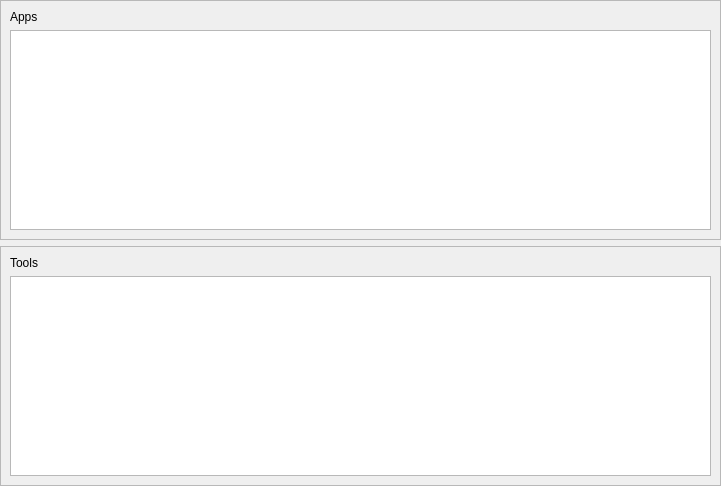
<?xml version="1.0" encoding="UTF-8"?>
<ui version="4.0">
 <class>launcher_widget</class>
 <widget class="QWidget" name="launcher_widget">
  <property name="geometry">
   <rect>
    <x>0</x>
    <y>0</y>
    <width>721</width>
    <height>486</height>
   </rect>
  </property>
  <property name="windowTitle">
   <string>Form</string>
  </property>
  <layout class="QVBoxLayout" name="verticalLayout">
   <property name="leftMargin">
    <number>0</number>
   </property>
   <property name="topMargin">
    <number>0</number>
   </property>
   <property name="rightMargin">
    <number>0</number>
   </property>
   <property name="bottomMargin">
    <number>0</number>
   </property>
   <item>
    <widget class="QWidget" name="main_widget" native="true">
     <layout class="QVBoxLayout" name="verticalLayout_2">
      <property name="leftMargin">
       <number>0</number>
      </property>
      <property name="topMargin">
       <number>0</number>
      </property>
      <property name="rightMargin">
       <number>0</number>
      </property>
      <property name="bottomMargin">
       <number>0</number>
      </property>
      <item>
       <widget class="QFrame" name="frame_apps">
        <property name="frameShape">
         <enum>QFrame::Shape::StyledPanel</enum>
        </property>
        <property name="frameShadow">
         <enum>QFrame::Shadow::Raised</enum>
        </property>
        <layout class="QVBoxLayout" name="verticalLayout_3">
         <item>
          <widget class="QLabel" name="label_apps">
           <property name="text">
            <string>Apps</string>
           </property>
           <property name="tag" stdset="0">
            <string/>
           </property>
          </widget>
         </item>
         <item>
          <widget class="QListWidget" name="list_apps">
           <property name="editTriggers">
            <set>QAbstractItemView::EditTrigger::NoEditTriggers</set>
           </property>
           <property name="selectionMode">
            <enum>QAbstractItemView::SelectionMode::NoSelection</enum>
           </property>
           <property name="viewMode">
            <enum>QListView::ViewMode::IconMode</enum>
           </property>
          </widget>
         </item>
        </layout>
       </widget>
      </item>
      <item>
       <widget class="QFrame" name="frame_tools">
        <property name="frameShape">
         <enum>QFrame::Shape::StyledPanel</enum>
        </property>
        <property name="frameShadow">
         <enum>QFrame::Shadow::Raised</enum>
        </property>
        <layout class="QVBoxLayout" name="verticalLayout_4">
         <item>
          <widget class="QLabel" name="label_tools">
           <property name="text">
            <string>Tools</string>
           </property>
          </widget>
         </item>
         <item>
          <widget class="QListWidget" name="list_tools"/>
         </item>
        </layout>
       </widget>
      </item>
     </layout>
    </widget>
   </item>
  </layout>
 </widget>
 <resources/>
 <connections/>
</ui>
